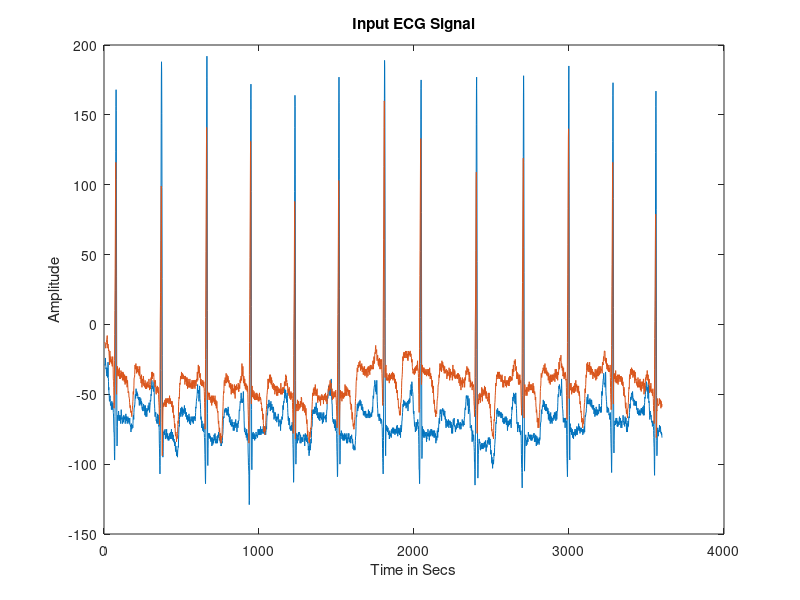

The MATLAB source for this figure: (Note: this script raises an error after producing the figure.)
a = load('100m.mat');
a = struct2cell(a);
a = cell2mat(a);
a1 = a(1,:);
a2 = a(2,:);
%doublea=double(a)
%a = cast(a(1,:),'single')
Ts = -1;
A = [1.1269   -0.4940    0.1129 
     1.0000         0         0 
          0    1.0000         0];
B = [-0.3832
      0.5919

      0.5191];

C = [1 0 0];

D = 0;
sys = ss(A,[B B],C,D,Ts,'InputName',{'a1' 'a2'},'OutputName','y');
t = 1:length(a);
plot(t,a);
xlabel('Time in Secs');
ylabel('Amplitude');
title('Input ECG Signal');
Q=2;
%doubleQ=double(Q)
R=1;
%doubleR=double(R)
b=kalman(sys,Q,R);
%N = 10;
%Fc = 0.4;
%[c,d] = butter(N,Fc);
iir = dsp.IIRFilter('Numerator',b.C(:,1)',...
    'Denominator',1);
[pks,locs] = findpeaks(a1);
%for i = 1:length(a1)
segment = a1(locs(9):locs(26));
segment2= a1(locs(11):locs(66));
segment3=a1(locs(1):locs(34));
ts = 1:length(segment);
figure
plot(ts,segment)
xlabel('Time in Secs');
ylabel('Amplitude');
title('Segmented ECG Signal Segment1');

ts2 = 1:length(segment2);
figure
plot(ts2,segment2)
xlabel('Time in Secs');
ylabel('Amplitude');
title('Segmented ECG Signal Segment2');

ts3 = 1:length(segment3);
figure
plot(ts3,segment3);
xlabel('Time in Secs');
ylabel('Amplitude');
title('Segmented ECG Signal using fiducial features');

%name = 'segment3';
%f = dbwavf(wname)

xden = wden(segment3,'sqtwolog','s','mln',3,'sym4');
ts4=1:length(xden);
figure
plot(ts4,xden);
xlabel('Time in Secs');
ylabel('Amplitude');
title('Segmented ECG Signal using Symlet Wavelet');

xden1 = wden(segment3,'sqtwolog','s','mln',3,'db4');
ts5=1:length(xden1);
figure
plot(ts5,xden1);
xlabel('Time in Secs');
ylabel('Amplitude');
title('Segmented ECG Signal using Daubechies Wavelet');

x1=segment3(:,1);
x2=xden(:,1);
Euc_distance = norm(x1-x2);
DTW1=dtw(x1,x2);
for i=1:locs(:,1)
    z(i)= locs(i+1)-locs(i);
end    

load('Y.mat');
k=[-30.0690705951149,-31.2530726208355,-32.3960278832253,-33.3927983886654,-34.0692916816571;-30.3606028308014,-31.5711397866414,-33.0178298467484,-33.9303370940205,-34.2699126160638]
Mdl = fitcknn(k,Y);
out = predict(Mdl,k(2,:))
accuracy1 = accur(Mdl,k,Y,1)

%non fiducial symlet4
load('nffeats4.mat');
Mdl2 = fitcknn(nffeats4,Y);
out2 = predict(Mdl2,nffeats4(1,:))
accuracy2 = accur(Mdl2,nffeats4,Y,2)

%non fiducial daubechies4
load('nffeatd4.mat');
Mdl3 = fitcknn(nffeatd4,Y);
out3 = predict(Mdl3,nffeatd4(1,:))
accuracy3 = accur(Mdl3,nffeatd4,Y,3)

load('accuracyf.mat');
load('accuracynfs.mat');
load('accuracynfd.mat');
figure;
seg_wind = 0:0.1:0.6;
plot(seg_wind,accuracyf,'r-o');
hold on;
plot(seg_wind,accuracynfs,'g-o');
hold on;plot(seg_wind,accuracynfd,'k-o');
xlabel('Segmentation Window');
ylabel('Accuracy');
title('Accuracy Comparison');
legend('accuracyf','accuracynfd','accuracynfs','location','southeast');
